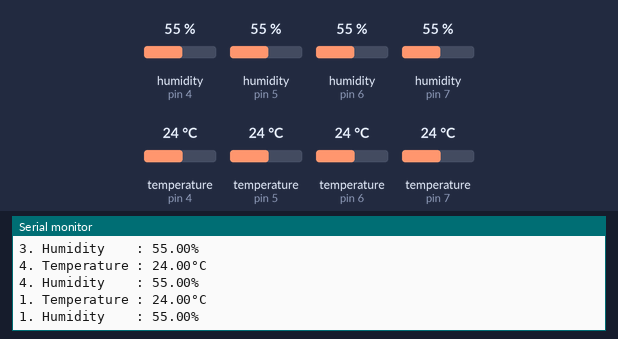
A sketch run on a simulated Arduino Uno, built with avr-gcc and run on an emulated ATmega328P. Parts: the last lines printed to the serial monitor. Inputs (shaded band) come from the test bench; at power-on: humidity (sensors on pin 4, pin 5, pin 6, pin 7) 55 %, temperature (sensors on pin 4, pin 5, pin 6, pin 7) 24 °C.

Above: at 4.9 s.
5.0 s: humidity (sensor on pin 4) set to 22 %
At 5.7 s:
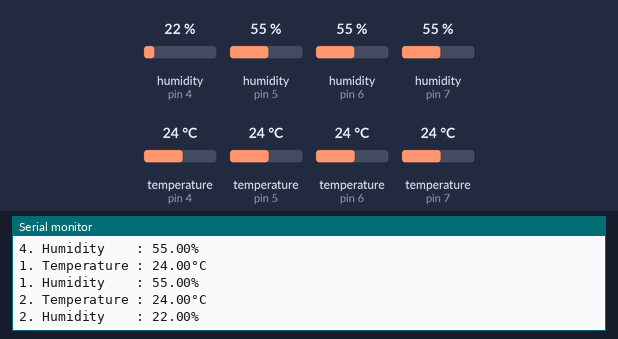
10.1 s: humidity (sensor on pin 5) set to 22 %
At 11.1 s:
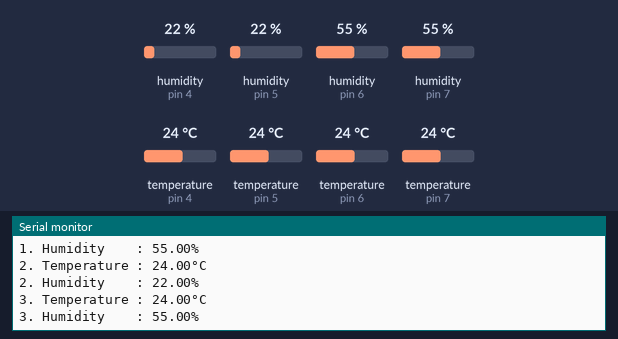
15.2 s: humidity (sensor on pin 6) set to 22 %
At 16.2 s:
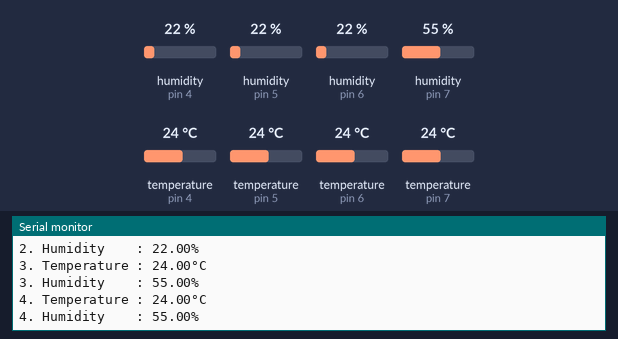
20.3 s: humidity (sensor on pin 7) set to 22 %
At 21.1 s:
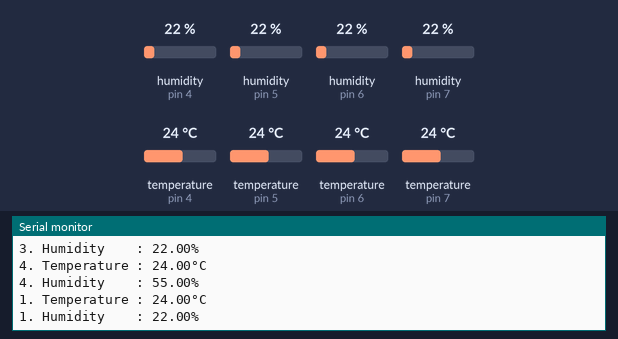
25.4 s: temperature (sensor on pin 4) set to 12 °C
At 26.5 s:
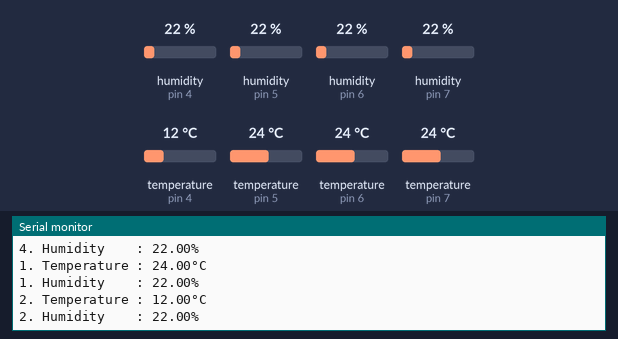
30.5 s: temperature (sensor on pin 5) set to 12 °C
At 31.6 s:
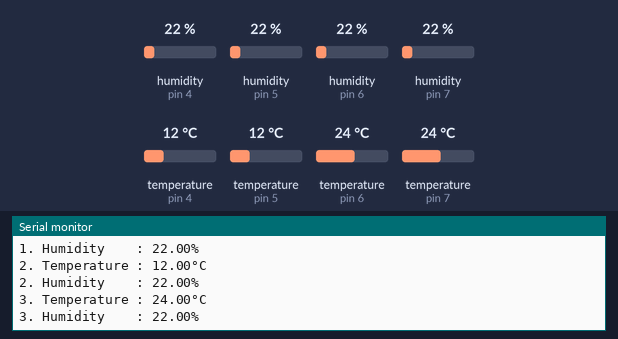
Timing chart, 0 to 33.5 s (numbered marks = the images above; inputs shaded):
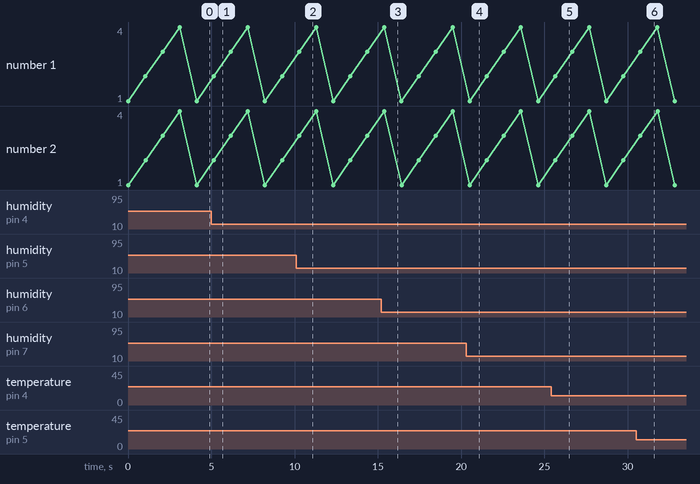

The sketch:

dhtRead.ino
```cpp
// Library file
#include <DHT.h>       // Library DHT

// Sensor DHT 11 Pin
const int pinDHT1 = 5;
const int pinDHT2 = 4;
const int pinDHT3 = 6;
const int pinDHT4 = 7;

// init HDT object
DHT dht1(pinDHT1, DHT11);
DHT dht2(pinDHT2, DHT11);
DHT dht3(pinDHT3, DHT11);
DHT dht4(pinDHT4, DHT11);

void setup() {
  Serial.begin(115200); // initialize serial for debugging
  pinMode(pinDHT1, INPUT);
  pinMode(pinDHT2, INPUT);
  pinMode(pinDHT3, INPUT);
  pinMode(pinDHT4, INPUT);

  Serial.println("Initializing....");

  dht1.begin();
  dht2.begin();
  dht3.begin();
  dht4.begin();
}

void loop() {
  for (int i = 1; i <= 4; i++)
  {
    sensor(i);
    delay(1000);
  }
  Serial.println();
}

void sensor(int id)
{
  float t, h;

  if (id == 1)
  {
    h = dht1.readHumidity();
    t = dht1.readTemperature();
  } else if (id == 2) {
    h = dht2.readHumidity();
    t = dht2.readTemperature();
  } else if (id == 3) {
    h = dht3.readHumidity();
    t = dht3.readTemperature();
  } else if (id == 4) {
    h = dht4.readHumidity();
    t = dht4.readTemperature();
  } else {
    t = 30;
    h = 150;
  }
  //=============================================
  //          Temperature Section           // ==
  if (isnan(t)) {                           // ==
    Serial.print(id);                       // ==
    Serial.println(F(". Temp Error!"));     // ==
  } else {                                  // ==
    Serial.print(id);                       // ==
    Serial.print(F(". Temperature : "));    // ==
    Serial.print(t);                        // ==
    Serial.println(F("°C"));                // ==
  }                                         // ==
  //=============================================
  //             Humidity Section           // ==
  if (isnan(h)) {                           // ==
    Serial.print(id);                       // ==
    Serial.println(F(". Humidity Error!")); // ==
  } else {                                  // ==
    Serial.print(id);                       // ==
    Serial.print(F(". Humidity    : "));    // ==
    Serial.print(h);                        // ==
    Serial.println(F("%"));                 // ==
  }                                         // ==
  //=============================================
  Serial.println();
}
```

Measured:
- after the input at 5.0 s, the serial monitor: prints a new line after 0.15 s (image 1)
- after the input at 25.4 s, the serial monitor: prints a new line after 0.24 s (image 5)
